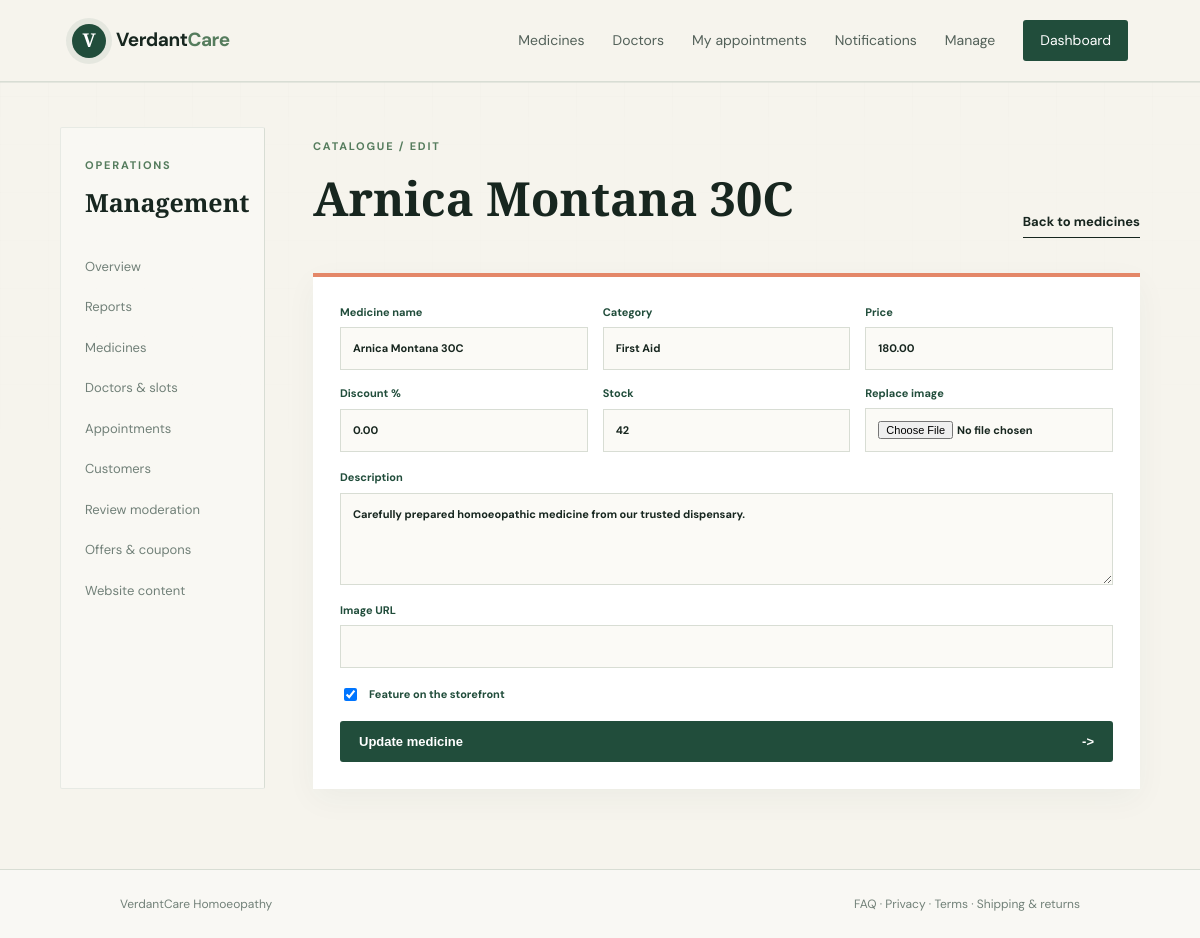
/manage/medicines/1/edit/ (signed in), run on the app's committed database.
### store/models.py (models this page shows, shortened)
class Medicine(models.Model):
    name = models.CharField(max_length=160)
    category = models.CharField(max_length=100)
    description = models.TextField(blank=True)
    price = models.DecimalField(max_digits=10, decimal_places=2)
    discount_percent = models.DecimalField(max_digits=5, decimal_places=2, default=0)
    stock = models.PositiveIntegerField(default=0)
    featured = models.BooleanField(default=False)
    image = models.ImageField(upload_to="medicines/", blank=True, null=True)
    image_url = models.URLField(blank=True)
    created_at = models.DateTimeField(auto_now_add=True)
    class Meta:
        ordering = ["-featured", "name"]

### store/views.py (the view, shortened to what this page needs)
# urls.py: path("manage/medicines/<int:medicine_id>/edit/", views.medicine_edit, name="medicine_edit"),
@user_passes_test(staff_required)
def medicine_edit(request, medicine_id):
    medicine = get_object_or_404(Medicine, pk=medicine_id)
    return render(request, "store/manage_medicine_form.html", {"medicine": medicine})

### store/views.py (called while the page is built)
def staff_required(user):
    return user.is_authenticated and user.is_staff

### templates/store/manage_medicine_form.html
{% extends 'manage_base.html' %}{% block title %}Edit medicine | VerdantCare{% endblock %}{% block management_content %}<div class="management-heading"><div><p class="eyebrow">Catalogue / Edit</p><h1>{{ medicine.name }}</h1></div><a class="text-link" href="{% url 'medicine_management' %}">Back to medicines</a></div><section class="form-panel"><form method="post" enctype="multipart/form-data" class="management-form">{% csrf_token %}<div class="form-grid"><label>Medicine name<input name="name" value="{{ medicine.name }}" required></label><label>Category<input name="category" value="{{ medicine.category }}" required></label><label>Price<input name="price" type="number" step="0.01" value="{{ medicine.price }}" required></label><label>Discount %<input name="discount_percent" type="number" step="0.01" min="0" max="100" value="{{ medicine.discount_percent }}"></label><label>Stock<input name="stock" type="number" min="0" value="{{ medicine.stock }}" required></label><label>Replace image<input name="image" type="file" accept="image/*"></label></div><label>Description<textarea name="description" rows="4">{{ medicine.description }}</textarea></label><label>Image URL<input name="image_url" type="url" value="{{ medicine.image_url }}"></label><label class="check-label"><input name="featured" type="checkbox" {% if medicine.featured %}checked{% endif %}> Feature on the storefront</label><button class="button button-dark" type="submit">Update medicine <span>-></span></button></form></section>{% endblock %}

### static/css/site.css (style rules this page uses)
:root { --ink:#17261f;--forest:#214d3b;--moss:#557c5d;--sage:#dfe9d9;--cream:#f6f4ed;--coral:#e48768;--line:#d8ddd4;--muted:#718078 }
* { box-sizing:border-box }
body { margin:0;background:var(--cream);color:var(--ink);font-family:'DM Sans',sans-serif;line-height:1.5 }
a { color:inherit;text-decoration:none }
.eyebrow,.card-kicker { text-transform:uppercase;letter-spacing:1.8px;font-size:11px;color:var(--moss);font-weight:700 }
.button { border:0;padding:13px 19px;display:inline-flex;gap:22px;align-items:center;justify-content:space-between;font-weight:700;font-size:13px;border-radius:3px;cursor:pointer }
.button-dark { background:var(--forest);color:#fff }
.text-link { font-size:13px;font-weight:700;border-bottom:1px solid currentColor;padding-bottom:4px }
label { display:grid;gap:7px;font-size:12px;font-weight:700;color:var(--forest) }
input,select,textarea { border:1px solid var(--line);font:inherit;padding:12px;background:#fbfaf6;color:var(--ink);width:100% }

### static/css/motion.css (style rules this page uses)
body { animation:page-in .7s cubic-bezier(.22,.61,.36,1) both }
.medicine-card,.doctor-card,.appointment-row,.panel,.management-doctor,.management-table,.form-panel,.appointment-management-row,.review-moderation-card,.report-panel,.report-kpis>div,.notification-card { animation:page-in .65s both;transition:transform .3s ease,box-shadow .3s ease,border-color .3s ease }
.button { position:relative;overflow:hidden;isolation:isolate;transition:transform .25s ease,box-shadow .25s ease,background .25s ease }
.button:after { content:"";position:absolute;inset:0 auto 0 0;width:45%;background:rgba(255,255,255,.18);transform:translateX(-130%) skewX(-18deg);z-index:-1 }
.text-link { transition:color .25s ease }
.text-link:after { content:"";display:block;height:1px;background:currentColor;transform:scaleX(0);transition:transform .25s ease }

### static/css/design.css (style rules this page uses)
:root { --paper:#f6f4ed;--paper-deep:#edf1e8;--ink-soft:#53635a;--shadow:0 22px 55px rgba(31,67,49,.09) }
html { overflow-x:hidden }
body { overflow-x:hidden;background:var(--paper);color:var(--ink) }
body:before { content:"";position:fixed;inset:0;pointer-events:none;opacity:.28;background-image:linear-gradient(rgba(33,77,59,.035) 1px,transparent 1px),linear-gradient(90deg,rgba(33,77,59,.035) 1px,transparent 1px);background-size:48px 48px;mask-image:linear-gradient(to bottom,black,transparent 75%);z-index:-1 }
.management-table,.report-panel,.form-panel,.management-doctor,.panel { box-shadow:0 10px 30px rgba(33,77,59,.045) }

### static/css/management.css (style rules this page uses)
.management-heading { display:flex;justify-content:space-between;align-items:end;gap:25px;margin-bottom:28px }
.management-heading h1 { font:700 47px 'Playfair Display',serif;margin:4px 0 8px }
.form-panel { margin-top:35px;background:#fff;border-top:4px solid var(--coral);padding:27px }
.management-form { display:grid;gap:17px }
.form-grid { display:grid;grid-template-columns:repeat(3,1fr);gap:15px }
.management-form label { font-size:11px }
.management-form input,.management-form textarea,.management-form select { background:#fbfaf6 }
.check-label { display:flex!important;align-items:center;gap:9px }
.check-label input { width:auto }

### data on the page
Medicine: name "Arnica Montana 30C", category "First Aid", price "180.00", discount_percent "0.00", stock "42", description "Carefully prepared homoeopathic medicine from our trusted dispensary.", featured "☑"
